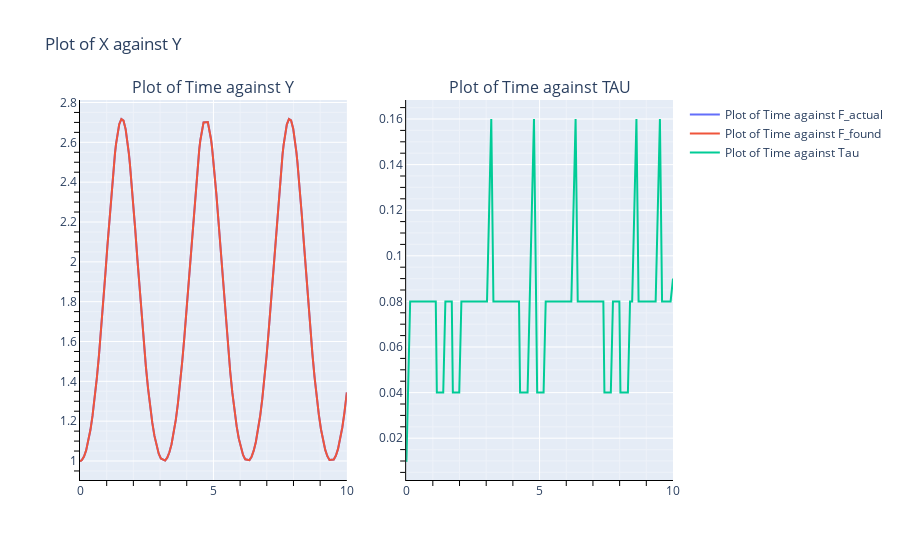

Here is the notebook cell this chart was saved with:
### Markdown cell above
<H2> Метод Рунге-Кутты 4 порядка (с меняющимся шагом)

### Code cell
method_name = "_ode_RK4_vary_step_output"

df = pd.read_csv(fout_dir + file_name_2 + method_name + ".csv")


def u_func(t):
    return np.exp(np.sin(t) * np.sin(t))

t = df["time"]
y = df["u0"]
tau = df["tau"]
u = u_func(t)

draw_plots_plotly(t, y, u, tau)

### Figure 1 — Plotly figure (JSON) as saved in the notebook; plotly's stock layout.template omitted (floating-point values rounded to 4 significant figures; data arrays with more than 128 entries replaced by an {"elided": "..."} marker saying what was removed)
{"data": [{"mode": "lines", "name": "Plot of Time against F_actual", "type": "scatter", "x": {"elided": "145 float values"}, "xaxis": "x", "y": {"elided": "145 float values"}, "yaxis": "y"}, {"mode": "lines", "name": "Plot of Time against F_found", "type": "scatter", "x": {"elided": "145 float values"}, "xaxis": "x", "y": {"elided": "145 float values"}, "yaxis": "y"}, {"mode": "lines", "name": "Plot of Time against Tau", "type": "scatter", "x": {"elided": "145 float values"}, "xaxis": "x2", "y": {"elided": "145 float values"}, "yaxis": "y2"}], "layout": {"annotations": [{"font": {"size": 16}, "showarrow": false, "text": "Plot of Time against Y", "x": 0.225, "xanchor": "center", "xref": "paper", "y": 1, "yanchor": "bottom", "yref": "paper"}, {"font": {"size": 16}, "showarrow": false, "text": "Plot of Time against TAU", "x": 0.775, "xanchor": "center", "xref": "paper", "y": 1, "yanchor": "bottom", "yref": "paper"}], "showlegend": true, "title": {"text": "Plot of X against Y"}, "xaxis": {"anchor": "y", "domain": [0, 0.45], "linecolor": "black", "linewidth": 1, "minor": {"showgrid": true, "tickcolor": "black", "ticklen": 5}, "showline": true}, "xaxis2": {"anchor": "y2", "domain": [0.55, 1], "linecolor": "black", "linewidth": 1, "minor": {"showgrid": true, "tickcolor": "black", "ticklen": 5}, "showline": true}, "yaxis": {"anchor": "x", "domain": [0, 1], "linecolor": "black", "linewidth": 1, "minor": {"showgrid": true, "tickcolor": "black", "ticklen": 5}, "showline": true}, "yaxis2": {"anchor": "x2", "domain": [0, 1], "linecolor": "black", "linewidth": 1, "minor": {"showgrid": true, "tickcolor": "black", "ticklen": 5}, "showline": true}}}
